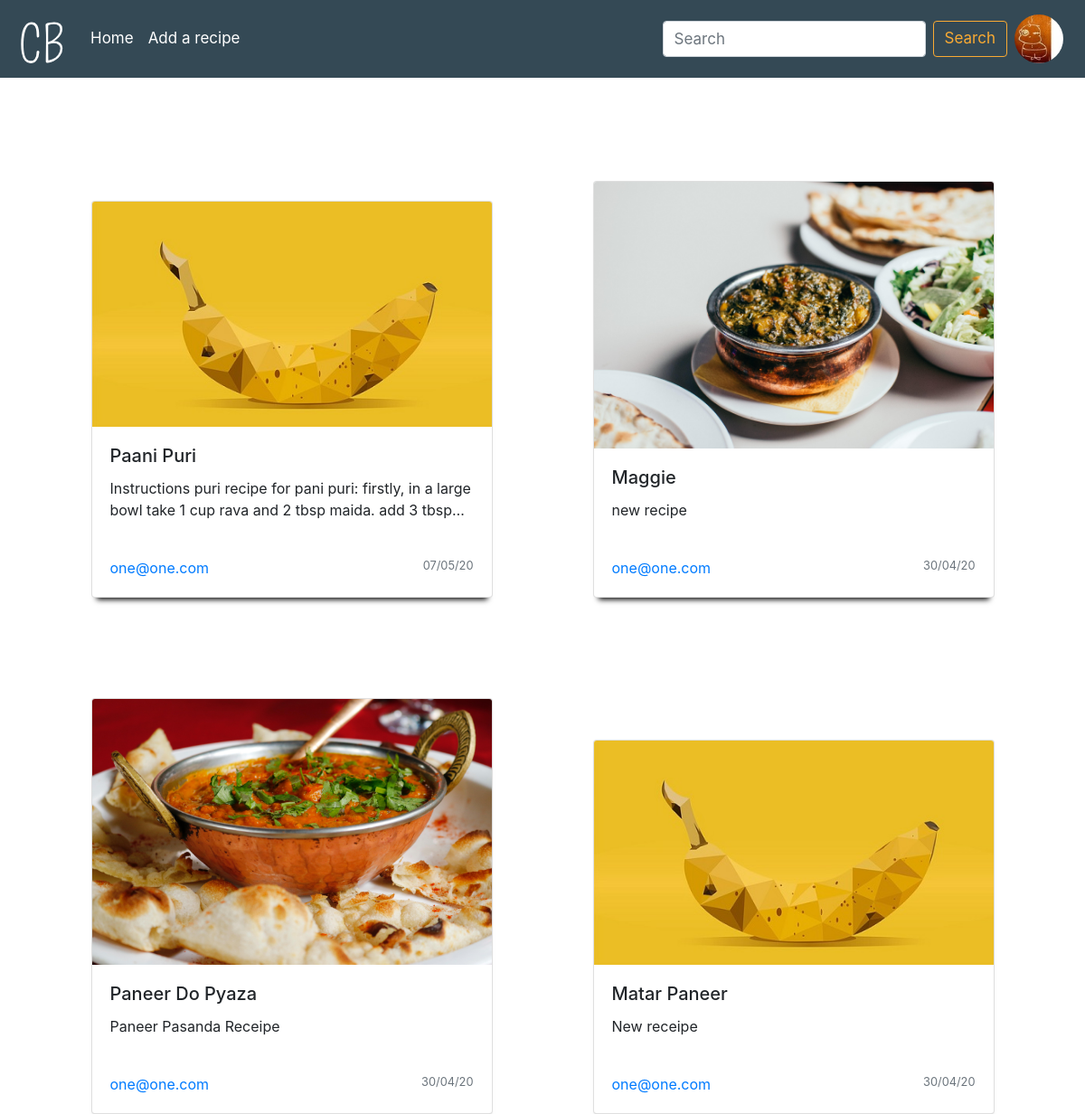
The page /blogs/view_blogs (signed in) on the database its author committed.
### my_project/sign_up/models.py (models this page shows, shortened)
class UserInfo(db.Model):
    __tablename__ = 'usersinfo'
    user_id = db.Column(db.Integer, primary_key=True)
    first_name = db.Column(db.String(80), nullable=False)
    last_name = db.Column(db.String(80), nullable=False)
    email = db.Column(db.Integer, db.ForeignKey('users.email'),
        nullable=False)
    profile_image = db.Column(db.String(80), nullable=False, default='default.png')
    user = db.relationship('User',backref=db.backref('usersinfo', lazy=True, cascade="all,delete"))

### my_project/blogs/models.py (models this page shows, shortened)
class Blog(db.Model):
    __tablename__ = 'blogs'
    id = db.Column(db.Integer, primary_key=True)
    blog_id = db.Column(db.Text)
    dish_name = db.Column(db.String(60), nullable=False)
    dish_receipe = db.Column(db.Text)
    date = db.Column(db.DateTime, nullable=False, default=datetime.utcnow)
    recipe_img = db.Column(db.String(80), nullable=True)
    email = db.Column(db.String(80), db.ForeignKey('users.email'), nullable=False)
    user = db.relationship('User', backref=db.backref('blogs', lazy=True, cascade="all,delete"))

### my_project/blogs/view.py (the view)
@blog_bp.route("/view_blogs")
@login_required
def view_blogs():
    from my_project.current_username import user_name
    blogs_list = Blog.query.order_by(desc(Blog.date)).all()
    return render_template('blogs/view_blogs.html', blogs_list=blogs_list, profile_image=user_name())

### my_project/current_username.py (called while the page is built)
def user_name():
    userinfo = UserInfo.query.filter_by(email=current_user.email).first()
    return userinfo.profile_image

### my_project/sign_up/models.py (called while the page is built)
@login_manager.user_loader
def load_user(user_id):
    return User.query.get(user_id)

### my_project/blogs/templates/blogs/view_blogs.html
 {% extends "base.html" %} {% block content %}
<div class="container-center">
    {% for blog in blogs_list %}
    <div class="card" onclick="window.location='/blogs/{{blog.blog_id}}';">
        {% if blog.recipe_img == None %}
        <img src="{{url_for('static', filename='images/default.jpg')}}" class=" img-fluid card-img-top"> {% else %}
        <img src="{{url_for('static', filename='images/'+blog.recipe_img)}}" class="img-fluid card-img-top"> {% endif %}
        <div class="card-body">
            <h5 class="card-title">{{blog.dish_name}}</h5>
            <p class="card-text" id="recipe_text">{{blog.dish_receipe}}</p>
        </div>
        <div class="card-body">
            <div class="row">
                <div class="col-6">
                    <a href="#" class="card-link">{{blog.email}}</a>
                </div>
                <div class="col-6">
                    <p class="card-text card-link text-right"><small class="text-muted">{{blog.date.strftime("%d/%m/%y")}}</small></p>
                </div>
            </div>
        </div>
    </div>
    {% endfor %}
</div>
{% endblock %}

### my_project/templates/base.html (shortened to what this page needs)
<html lang="en">
<head>
    <link rel="stylesheet" href="https://stackpath.bootstrapcdn.com/bootstrap/4.4.1/css/bootstrap.min.css">
    <link rel="stylesheet" href="{{ url_for('static', filename='css/main.css') }}">
</head>
<body>
    <div class="container">
        <nav class="navbar fixed-top navbar-expand-lg navbar-dark">
            <a class="navbar-brand" href="{{url_for('blog_bp.view_blogs')}}"><img src="/static/logos/ChefBook_Nav_Logo.svg" width="30" height="30" class="d-inline-block align-top" alt="ChefBook"></a>
            <div class="collapse navbar-collapse" id="collapse_target">
                <ul class="navbar-nav mr-auto">
                    <li class="nav-item">
                        <a class="nav-link" href="{{url_for('blog_bp.view_blogs')}}">Home</a>
                    </li>
                    {% if current_user.is_authenticated %}
                    <li class="nav-item">
                        <a class="nav-link" href="{{url_for('blog_bp.create_blog')}}">Add a recipe</a>
                    </li>
                    {% endif %}
                </ul>
                <form class="form-inline my-2 my-lg-0">
                    <input class="form-control mr-sm-2" type="search" placeholder="Search" aria-label="Search" id="search-input">
                    <button class="btn btn-outline-success my-2 my-sm-0" id="search-btn" type="submit">Search</button>
                </form>
                <ul class="navbar-nav">
                    <li class="nav-item dropdown">
                        <img class="nav-link dropdown-toggle profile_image" href="#" src="{{url_for('static', filename='profile_pics_70by70/'+profile_image)}}" data-target="dropdown_target" role="button" data-toggle="dropdown" aria-haspopup="true" aria-expanded="false">
                    </li>
                </ul>
            </div>
        </nav>
        {% block content %}{% endblock %}
    </div>
</body>
</html>

### my_project/static/css/main.css (style rules this page uses)
:root { --primary-color: #344955; --primmary-dark-color: #232F34; --primary-light-color: #4A6572; --secondary-color: #F9AA33; --small-screen-font-size: 16px; --med-screen-font-size: 17px; --big-screen-font-size: 20px; --heading-font-size: 24px; }
html, body { width: 100%; }
.container { width: 100%; height: 100%; display: flex; align-self: center; }
nav { background-color: var(--primary-color); }
nav>div#collapse_target>ul>li>a { color: white; }
#search-btn { border-color: var(--secondary-color); color: var(--secondary-color); font-size: var(--small-screen-font-size); }
img.profile_image { width: 70px; height: 70px; border-radius: 50%; }
.card { margin-top: 10%; box-shadow: 0 8px 6px -6px black; }
.card:first-child { margin-top: 20%; }
.card>div.card-body>p#recipe_text { overflow: hidden; text-overflow: ellipsis; display: -webkit-box; -webkit-line-clamp: 2; -webkit-box-orient: vertical; }
@media screen and (min-width:900px) { nav>a>img { width: 60px; height: 60px; } }
@media screen and (min-width:900px) { #search-btn { font-size: var(--med-screen-font-size); } }
@media screen and (min-width:900px) { #search-input { font-size: var(--med-screen-font-size); color: var(--secondary-color); } }
@media screen and (min-width:900px) { nav>div#collapse_target>ul>li>a { font-size: var(--med-screen-font-size); } }
@media screen and (min-width:900px) { .container-center { display: flex; flex-wrap: wrap; justify-content: space-around; } }
@media screen and (min-width:900px) { .card { align-self: flex-end; flex-basis: 40%; } }

### rows shown on the page
UserInfo: profile_image (picture)
Blog: dish_name "Paani Puri", dish_receipe "Instructions puri recipe for pani puri: firstly, in a large bowl take 1 cup rava and 2 tbsp maida. add 3…", email "one@one.com", date "07/05/20"
Blog: recipe_img (picture), dish_name "Maggie", dish_receipe "new recipe", email "one@one.com", date "30/04/20"
Blog: recipe_img (picture), dish_name "Paneer Do Pyaza", dish_receipe "Paneer Pasanda Receipe", email "one@one.com", date "30/04/20"
Blog: dish_name "Matar Paneer", dish_receipe "New receipe", email "one@one.com", date "30/04/20"
